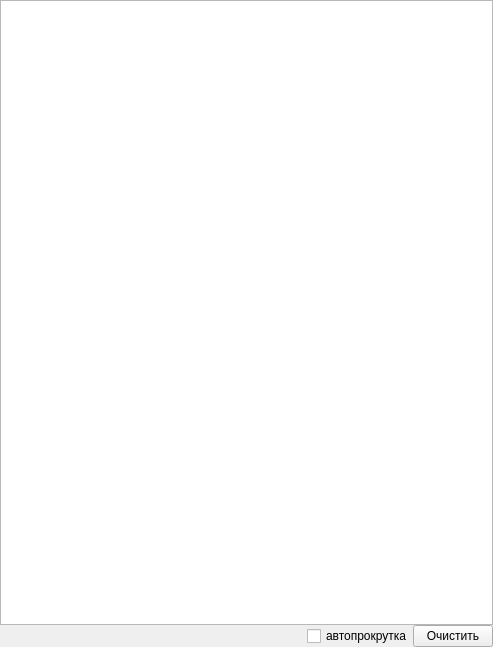
<ui version="4.0" >
 <class>ConsoleWidget</class>
 <widget class="QWidget" name="ConsoleWidget" >
  <property name="geometry" >
   <rect>
    <x>0</x>
    <y>0</y>
    <width>493</width>
    <height>647</height>
   </rect>
  </property>
  <property name="windowTitle" >
   <string>Form</string>
  </property>
  <layout class="QVBoxLayout" >
   <property name="spacing" >
    <number>0</number>
   </property>
   <property name="leftMargin" >
    <number>0</number>
   </property>
   <property name="topMargin" >
    <number>0</number>
   </property>
   <property name="rightMargin" >
    <number>0</number>
   </property>
   <property name="bottomMargin" >
    <number>0</number>
   </property>
   <item>
    <widget class="QTextEdit" name="te" />
   </item>
   <item>
    <layout class="QHBoxLayout" >
     <property name="spacing" >
      <number>0</number>
     </property>
     <item>
      <spacer>
       <property name="orientation" >
        <enum>Qt::Horizontal</enum>
       </property>
       <property name="sizeHint" >
        <size>
         <width>40</width>
         <height>20</height>
        </size>
       </property>
      </spacer>
     </item>
     <item>
      <widget class="QCheckBox" name="bcb_autoscroll" >
       <property name="text" >
        <string>автопрокрутка</string>
       </property>
      </widget>
     </item>
     <item>
      <widget class="QPushButton" name="pb_clear" >
       <property name="sizePolicy" >
        <sizepolicy vsizetype="Minimum" hsizetype="Minimum" >
         <horstretch>0</horstretch>
         <verstretch>0</verstretch>
        </sizepolicy>
       </property>
       <property name="text" >
        <string>Очистить</string>
       </property>
      </widget>
     </item>
    </layout>
   </item>
  </layout>
 </widget>
 <resources/>
 <connections/>
</ui>
